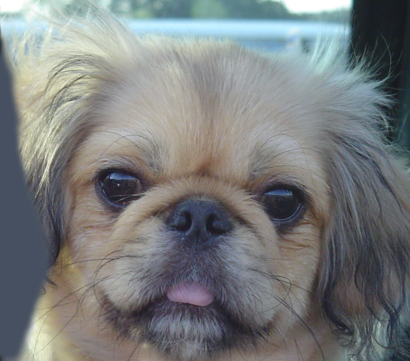
#> input picture proj1：Image Filtering and Hybrid Images/data/dog.bmp, 410 x 361 px
$ python testMyFilter.py   (older library calls are emulated)
#> lines starting #> are read from the running program, lines starting #| are printed output that depends on the picture
### proj1：Image Filtering and Hybrid Images/code/student.py
# Project Image Filtering and Hybrid Images Stencil Code
# Based on previous and current work
# by James Hays for CSCI 1430 @ Brown and
# CS 4495/6476 @ Georgia Tech
import cv2 as cv
import numpy as np
from numpy import pi, exp, sqrt
from skimage import io, img_as_ubyte, img_as_float32
from skimage.transform import rescale

# 滤镜函数
def my_imfilter(image, filter):
  """
  Your function should meet the requirements laid out on the project webpage.
  Apply a filter to an image. Return the filtered image.
  Inputs:
  - image -> numpy nd-array of dim (m, n, c)
  - filter -> numpy nd-array of odd dim (k, l)
  Returns
  - filtered_image -> numpy nd-array of dim (m, n, c)
  Errors if:
  - filter has any even dimension -> raise an Exception with a suitable error message.
  """
#####################################################################################################
#                                            Your Code                                              #
#####################################################################################################
  if len(filter.shape) != 2:
    raise TypeError("kernel must be 2D!")
  (k,l) = filter.shape
  if k%2 == 0 or l%2 == 0:
    raise ValueError("the edges of filters should be odd !")
  filter = np.expand_dims(filter, -1)
  filtered_image = cv.filter2D(image, -1, filter)
#####################################################################################################
#                                               End                                                 #
#####################################################################################################

  return filtered_image

# 创建hybrid_image
# [77 lines left out: functions gen_hybrid_image, vis_hybrid_image, not called in this run]

def load_image(path):
#> called with path = '../data/dog.bmp'
  return img_as_float32(io.imread(path))

def save_image(path, im):
  return io.imsave(path, img_as_ubyte(im.copy()))

### proj1：Image Filtering and Hybrid Images/code/testMyFilter.py

import os
import numpy as np
from skimage.transform import rescale
import matplotlib.pyplot as plt
import student
if __name__ == "__main__":
    test_image = student.load_image("../data/dog.bmp")
    test_image = rescale(test_image, 0.7, mode="reflect", multichannel=True)
    sobel_filter = np.asarray([[-1, 0, 1], [-2, 0, 2], [-1, 0, 1]], dtype=np.float32)
    sobel_image = student.my_imfilter(test_image, sobel_filter)
#> in my_imfilter, `filtered_image = cv.filter2D(image, -1, filter)`:
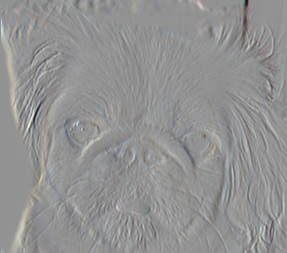
#> filtered_image: shape (253, 287, 3) float32; mean R, G, B -0.00272, -0.00257, -0.00356; drawn with min black and max white
    plt.imshow(sobel_image)
    plt.show()
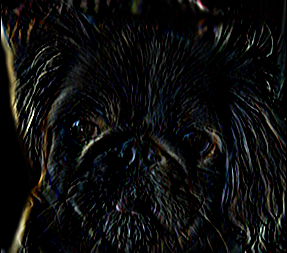
#> shown: shape (253, 287, 3) float32; mean R, G, B 0.0556, 0.0574, 0.0559
